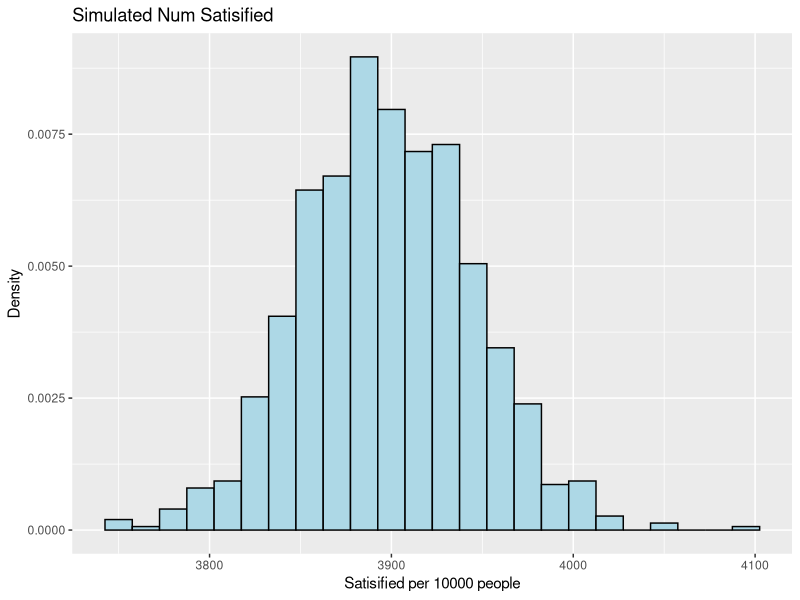
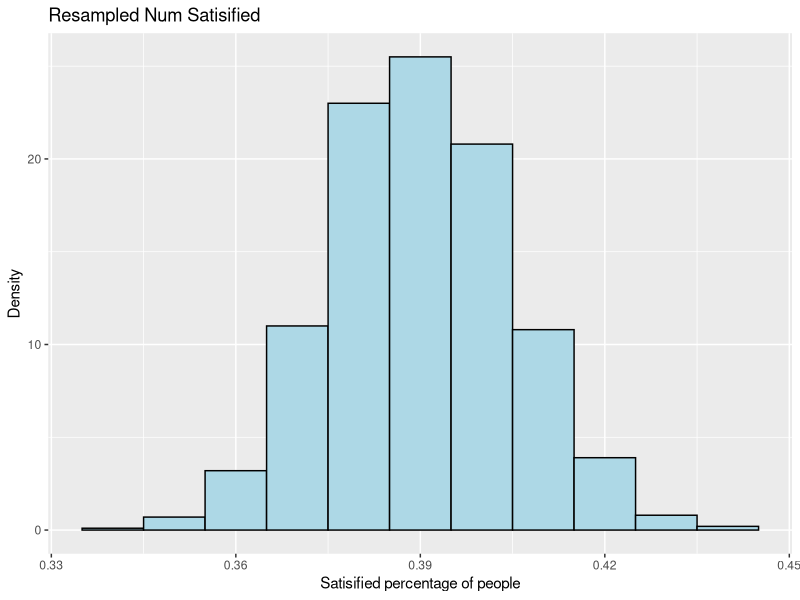

R code for these plots, in order:
##############################################################################
#Ben Horner
#Lab 10
#Math240
##############################################################################
##############################################################################
#Libraries
##############################################################################
library(ggplot2)
library(tidyverse)
library(patchwork)

##############################################################################
#Task 1: Basic Simulation
##############################################################################
true.p = 0.39

#generate 10k polls
sample.size = 1004
basic.simulation = rbinom(sample.size, 10000, true.p)
sim.df = data.frame(id = 1:1004,
                    num.satisfied = basic.simulation)

basic.simulation.plot = ggplot(sim.df, aes(x = num.satisfied)) + #assigns the data as the data frame and aes = x axis
  geom_histogram(aes(y=after_stat(density)), binwidth = 15, fill = "lightblue", color = "black") + #makes histogram
  labs(title = "Simulated Num Satisified", #titles and axis labels
       x = "Satisified per 10000 people", 
       y = "Density")

basic.simulation.plot

lower_bound <- quantile(sim.df$num.satisfied, 0.025)
upper_bound <- quantile(sim.df$num.satisfied, 0.975)

##############################################################################
#Task 2: Resampling
##############################################################################
#Recreating Gallup data
samp.size = 1004
satisfied = round(0.39*samp.size)
disatisfied = round(0.61*samp.size)
Gallup.df = data.frame(people = 1:samp.size, satisfied = c(rep(1, satisfied), rep(0, disatisfied)))


tally.satisfied = tally(Gallup.df, satisfied)
tally.satisfied[1, 1]

#Resampling
R <- 1000 #Number of resamples
resamples <- tibble(num.satisfied = numeric(R))

for( i in 1:R){
  # Take a resample
  curr.resample <- sample(x = Gallup.df$satisfied,
                          size = nrow(Gallup.df),
                          replace = T)
  curr.df = data.frame(people = 1:nrow(Gallup.df), satisfied = curr.resample)
  # compute the stat on the resample
  resamples$num.satisfied[i] <- (tally(curr.df, satisfied)[1, 1])/1004
}


resampling.plot = ggplot(resamples, aes(x = num.satisfied)) + #assigns the data as the data frame and aes = x axis
  geom_histogram(aes(y=after_stat(density)), binwidth = .01, fill = "lightblue", color = "black") + #makes histogram
  labs(title = "Resampled Num Satisified", #titles and axis labels
       x = "Satisified percentage of people", 
       y = "Density")

resampling.plot

#Margin of Error
lower_bound <- quantile(resamples$num.satisfied, 0.025)
upper_bound <- quantile(resamples$num.satisfied, 0.975)
range.middle.95 = upper_bound - lower_bound
margin.error = range.middle.95/2


##############################################################################
#Task 3: Simulation over n and p
##############################################################################
n = c()
for(i in (1:290)){
  num = i*10 + 100
  n = append(n, num)
}
p = c()
for(i in (0:99)){
  num = i*.01
  p = append(p, num)
}

